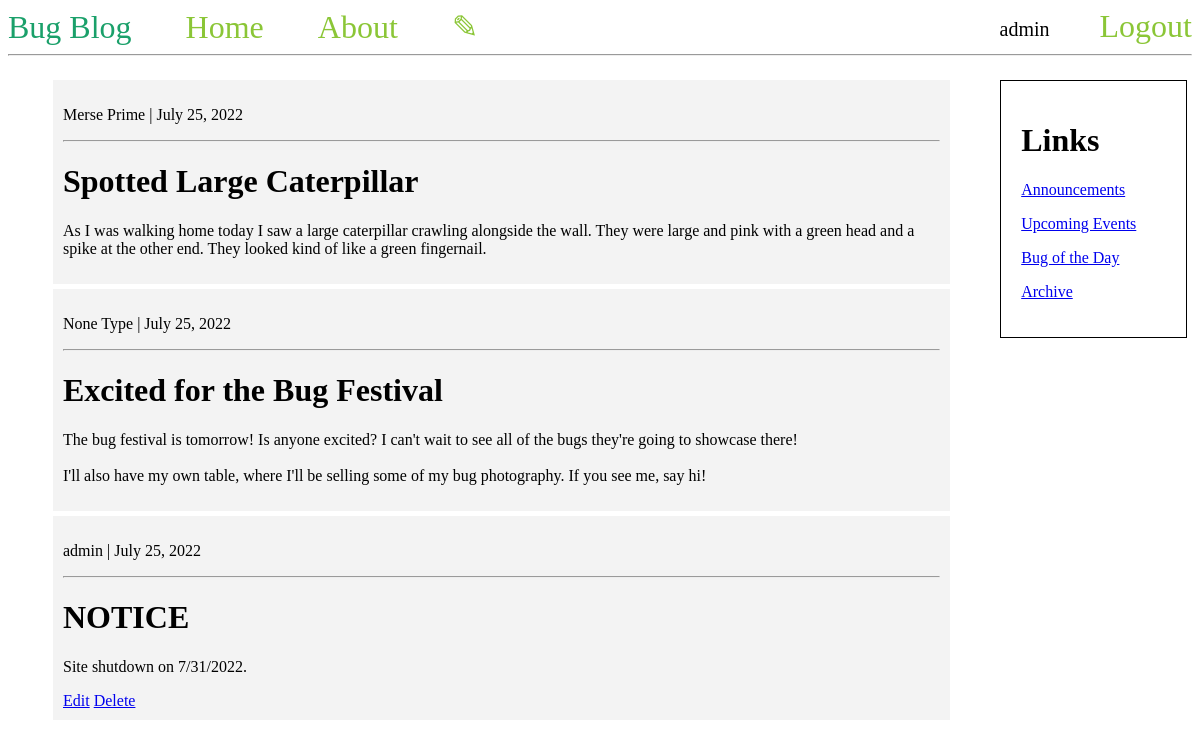
/ (signed in), run on the app's committed database.
### tables this page shows
CREATE TABLE posts (
    id INTEGER PRIMARY KEY AUTOINCREMENT,
    created TIMESTAMP NOT NULL DEFAULT CURRENT_TIMESTAMP,
    username TEXT NOT NULL,
    title TEXT NOT NULL,
    content TEXT NOT NULL,
    FOREIGN KEY (username) REFERENCES users(username)
);

### app.py (the view)
@app.route("/")
def home():
    posts = db.select('SELECT * FROM posts', (), False)
    return render_template('home.html', posts=posts)

### database/db.py (called while the page is built)
def get_connection():
    conn = sqlite3.connect(NAME + '.db')
    try:
        conn.execute('SELECT * from posts').fetchall()
    except sqlite3.OperationalError:
        initialize()
    conn.row_factory = sqlite3.Row
    return conn

def select(query, args, one):
    conn = get_connection()
    if one:
        result = conn.execute(query, args).fetchone()
    else:
        result = conn.execute(query, args).fetchall()
    conn.close()
    return result

### templates/home.html (shortened to what this page needs)
{% extends 'base.html' %}
{% block content %}
    {% for post in posts[::-1] %}
    <div class="post">
        <p>{{ post['username'] }} | {{ post['created'] }}</p>
        <hr>
        <h1>{{ post['title'] }}</h1>
        <p style="white-space: pre-line;">{{ post['content'] }}</p>
        {% if post['username'] == session.get('username') %}
            <a href="{{ url_for('edit', post_id=post['id']) }}">Edit</a>
            <a href="{{ url_for('delete', post_id=post['id']) }}"
            onclick="return confirm('Are you sure you want to delete this post?')">Delete</a>
        {% endif %}
    </div>
    {% endfor %}
{% endblock %}

### templates/base.html (shortened to what this page needs)
<!DOCTYPE html>
<html lang="en">
<head>
</head>
<body>
    <nav>
        <d style="color: #1aa06a; font-size: 2em;">Bug Blog</d>
        <a href="{{ url_for('home') }}">Home</a>
        <a href="{{ url_for('about') }}">About</a>
        {% if session.get('username') is none %}
            <li><a href="{{ url_for('register') }}">Register</a></li>
            <li><a href="{{ url_for('login') }}">Login</a></li>
        {% else %}
            <a href="{{ url_for('new') }}">✎</a>
            <li><a href="{{ url_for('logout') }}">Logout</a></li>
            <li style="margin-top: 10px; font-size: 20px">{{ session.get('username') }}</li>
        {% endif %}
    </nav>
    <hr>
    <div style="width:auto;">
      <div style="width:80%; float:left;">
          <ul>
              {% block content %} {% endblock %}
          </ul>
      </div>
      <div style="width:20%; float:right;">
          <ul>
              <div class="sidebar">
                  <h1>Links</h1>
                  <p><a href="#">Announcements</a></p>
                  <p><a href="#">Upcoming Events</a></p>
                  <p><a href="#">Bug of the Day</a></p>
                  <p><a href="#">Archive</a></p>
              </div>
          </ul>
      </div>
    </div>
</body>
</html>

### templates/base.html (style rules this page uses)
.post { padding: 10px; margin: 5px; background-color: #f3f3f3; }
nav a { color: #8bc637; font-size: 2em; margin-left: 50px; text-decoration: none; }
nav li { float: right; list-style-type: none; }
.sidebar { padding: 20px; margin: 5px; border:1px solid black; }

### data on the page
posts: get "admin", username "admin", created "July 25, 2022", title "NOTICE", content "Site shutdown on 7/31/2022."
posts: username "Merse Prime", created "July 25, 2022", title "Spotted Large Caterpillar", content "As I was walking home today I saw a large caterpillar crawling alongside the wall. They were large and pink with a green head and a spike at the other end. They looked kind of like a green fingernail."
posts: username "None Type", created "July 25, 2022", title "Excited for the Bug Festival", content "The bug festival is tomorrow! Is anyone excited? I can't wait to see all of the bugs they're going to showcase there! I'll also have my own table, where I'll be selling some of my bug photography. If you see me, say hi!"
